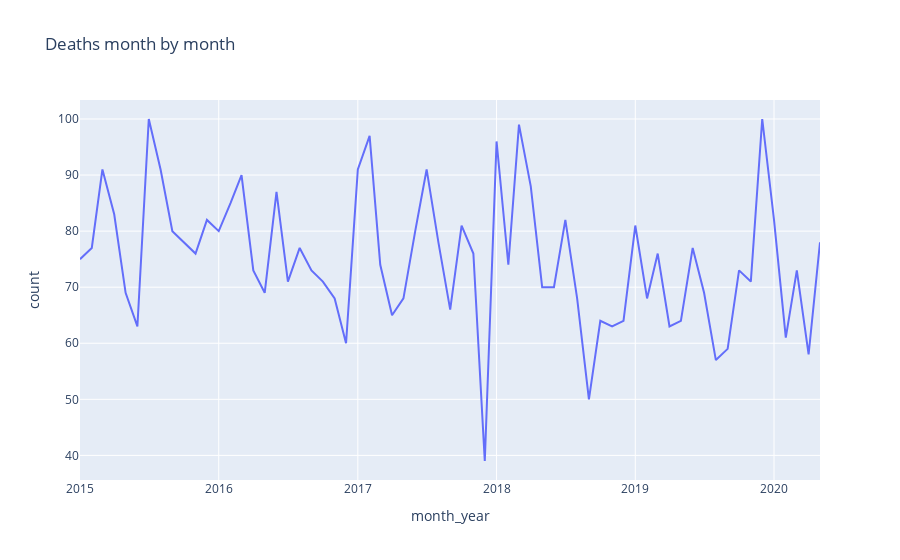

Notebook cell for this chart:
### Code cell
data = death_case.groupby(['month_year'])['name'].count().reset_index()

data.columns = [
    'month_year', 
    'count'
]

data['month_year'] = data['month_year'].astype(str)
data = data.head(65)

fig = px.line(
    data, 
    x="month_year", 
    y="count", 
    title='Deaths month by month'
)

fig.show()

### Figure 1 — Plotly figure (JSON) as saved in the notebook; plotly's stock layout.template omitted (floating-point values rounded to 4 significant figures)
{"data": [{"hovertemplate": "month_year=%{x}<br>count=%{y}<extra></extra>", "legendgroup": "", "line": {"color": "#636efa", "dash": "solid"}, "mode": "lines", "name": "", "orientation": "v", "showlegend": false, "type": "scatter", "x": ["2015-01", "2015-02", "2015-03", "2015-04", "2015-05", "2015-06", "2015-07", "2015-08", "2015-09", "2015-10", "2015-11", "2015-12", "2016-01", "2016-02", "2016-03", "2016-04", "2016-05", "2016-06", "2016-07", "2016-08", "2016-09", "2016-10", "2016-11", "2016-12", "2017-01", "2017-02", "2017-03", "2017-04", "2017-05", "2017-06", "2017-07", "2017-08", "2017-09", "2017-10", "2017-11", "2017-12", "2018-01", "2018-02", "2018-03", "2018-04", "2018-05", "2018-06", "2018-07", "2018-08", "2018-09", "2018-10", "2018-11", "2018-12", "2019-01", "2019-02", "2019-03", "2019-04", "2019-05", "2019-06", "2019-07", "2019-08", "2019-09", "2019-10", "2019-11", "2019-12", "2020-01", "2020-02", "2020-03", "2020-04", "2020-05"], "xaxis": "x", "y": [75, 77, 91, 83, 69, 63, 100, 91, 80, 78, 76, 82, 80, 85, 90, 73, 69, 87, 71, 77, 73, 71, 68, 60, 91, 97, 74, 65, 68, 80, 91, 78, 66, 81, 76, 39, 96, 74, 99, 88, 70, 70, 82, 68, 50, 64, 63, 64, 81, 68, 76, 63, 64, 77, 69, 57, 59, 73, 71, 100, 82, 61, 73, 58, 78], "yaxis": "y"}], "layout": {"legend": {"tracegroupgap": 0}, "title": {"text": "Deaths month by month"}, "xaxis": {"anchor": "y", "domain": [0, 1], "title": {"text": "month_year"}}, "yaxis": {"anchor": "x", "domain": [0, 1], "title": {"text": "count"}}}}
